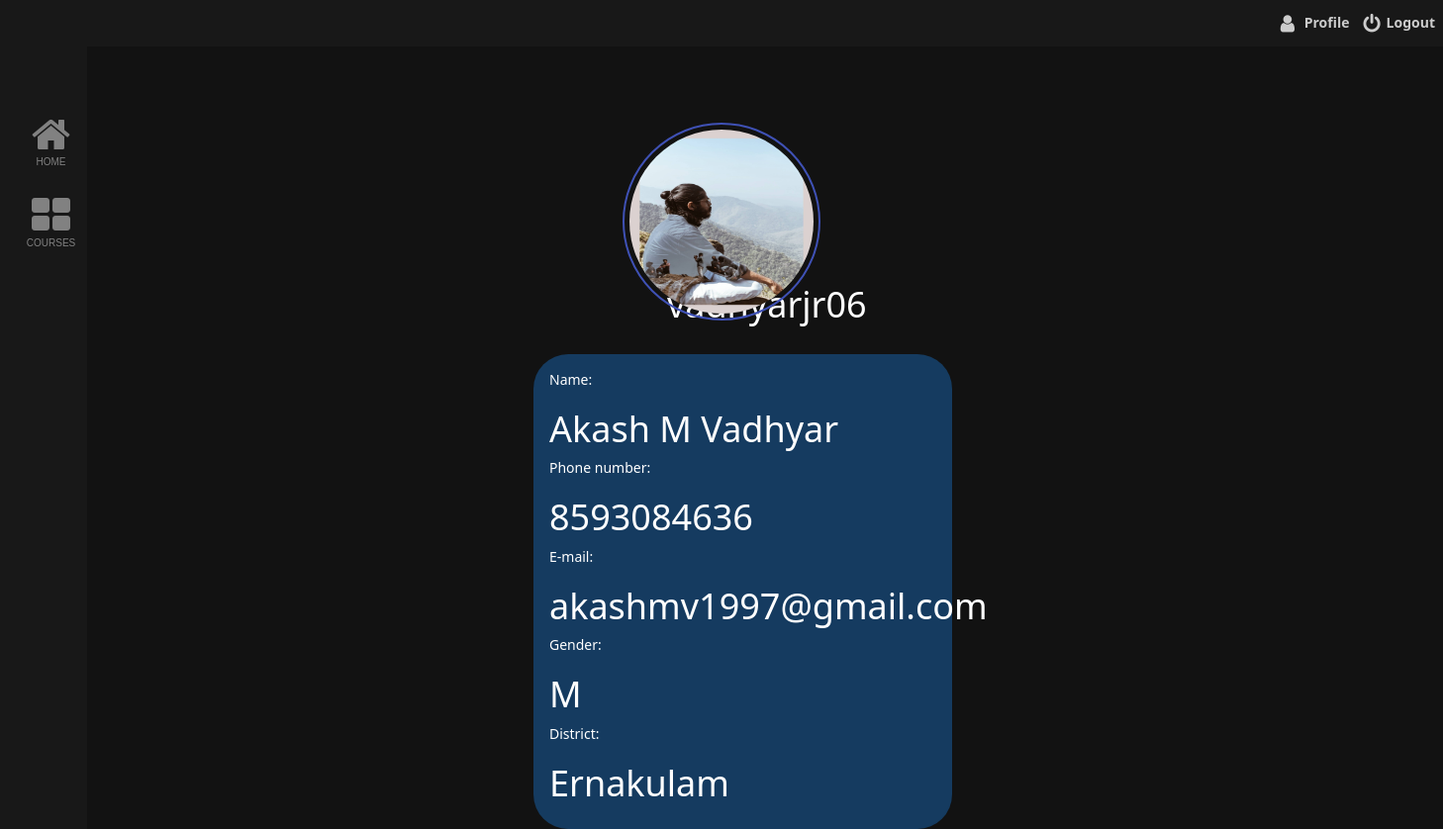
/student/profile/ (signed in), run on the app's committed database.
### Accounts/models.py (models this page shows, shortened)
class StudentModel(models.Model):
    student_name=models.CharField("Name",max_length=20,null=False)
    student_contact=models.CharField("Contact",max_length=10,null=False)
    student_email=models.EmailField("Email",unique=True,max_length=50,null=False)
    GENDER_CHOICES = (
        ('M', 'Male'),
        ('F', 'Female'),
        ('O', 'Others'),
    )
    student_gender = models.CharField("Gender",max_length=20, choices=GENDER_CHOICES,null=False)
    student_dob=models.DateField("Date of birth",null=False)
    student_username=models.CharField("Username",max_length=20,unique=True,null=False)
    student_password=models.CharField("Password",max_length=20,unique=True,null=False)
    student_reenterpassword=models.CharField("Re-enter password",max_length=20,unique=True,null=False)
    student_district=models.ForeignKey(District,on_delete=models.CASCADE,null=True,verbose_name="District")
    student_country=CountryField()
    student_regdate=models.DateField("student_regdate",auto_now_add=True,null=False)
    student_dp=models.ImageField("Profile picture",upload_to='profile')

### MasterEntry/models.py (models this page shows)
class District(models.Model):
    district_name=models.CharField("District",max_length=20,null=False,unique=True)
    def __str__(self):
        return self.district_name

### Student/views.py (the view)
# urls.py: path('profile/',views.profile,name="profile"),
def profile(request):
    if request.session.has_key('student_id'):
        sid = request.session['student_id']
        students=StudentModel.objects.filter(id=sid)
        return render(request,"Student/profile.html",{'students':students})
    else:
        return redirect("/accounts/login")

### Student/templates/Student/profile.html (shortened to what this page needs)
{% extends 'base.html' %}
    {% block content %}
    {% for stu in students %}
    <form action="" enctype="multipart/form-data">
        <img
        class="user-image"
        src="{{stu.student_dp.url}}"
        alt="post-image"
        srcset=""
        />
    </div>
    <h1 class="name-class">{{stu.student_username}}</h1><br>
    <div class="userdetails">
    <p>Name:</p> <h1>{{stu.student_name}}</h1>
    <p>Phone number:</p> <h1>{{stu.student_contact}}</h1>
    <p>E-mail:</p> <h1>{{stu.student_email}}</h1>
    <p>Gender:</p> <h1>{{stu.student_gender}}</h1>
    <p>District:</p> <h1>{{stu.student_district}}</h1>
    </div>
    {%endfor%}
    {% endblock content %}

### templates/base.html (style rules this page uses)
.user-image { margin-right: -100px; position: absolute; height: 200px; width: 200px; padding: 5px; right: 50%; border: 3px solid #3f51b5; margin-top: -127px; border-width: 2px; border-radius: 50%; top: 30%; }
.name-class { color:#fff; margin-left: 674px; margin-top: 217px; }
.userdetails { color: #fff; margin-left: 539px; margin-right: 496px; background: #1e90ff54; padding: 16px; border-radius: 35px; }
body { font-family: 'Segoe UI', Tahoma, Geneva, Verdana, sans-serif; background: #121212; }

### data on the page
StudentModel: student_dp (picture), student_name "Akash M Vadhyar", student_contact "8593084636", student_email "akashmv1997@gmail.com", student_gender "M", student_district "Ernakulam"
